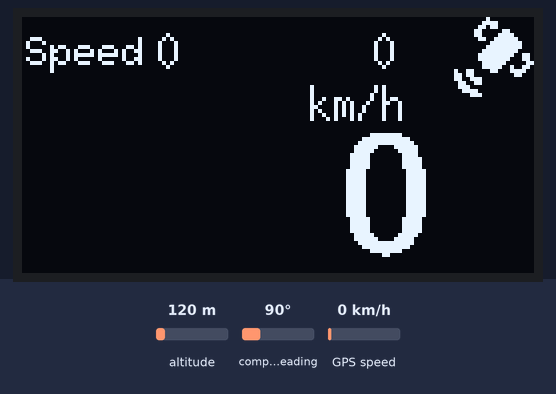
Bench run of a sketch on a simulated Arduino Uno, built with avr-gcc and run on an emulated ATmega328P. Shown: 128×64 one-colour display. The inputs (shaded band) are chosen by the test bench; at power-on: GPS speed 0 km/h, altitude 120 m, compass heading 90°. The GPS gets a fix after 3 s at 37.7749, -122.4194 with 8 satellites.

Above: at 2.8 s.
2.9 s: GPS speed set to 2 km/h
At 6.8 s:
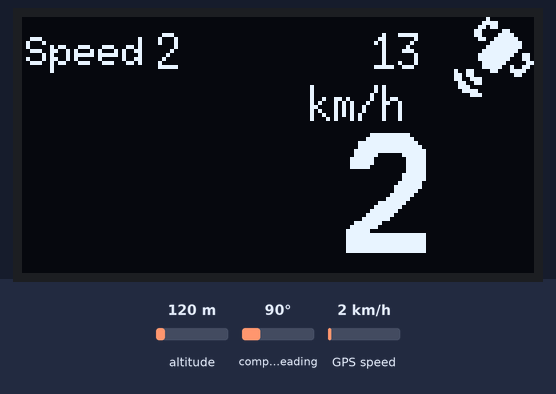
7.1 s: GPS speed set to 30 km/h
At 10.2 s:
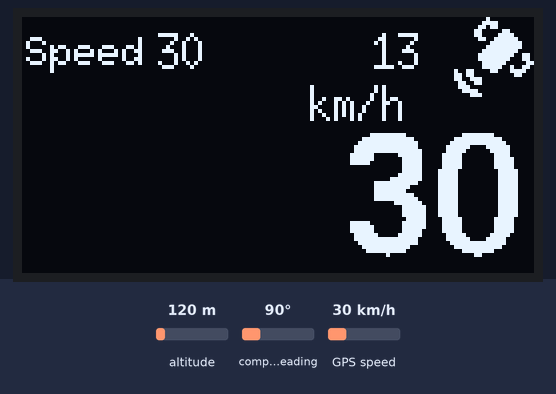
11.2 s: GPS speed set to 60 km/h
At 15.1 s:
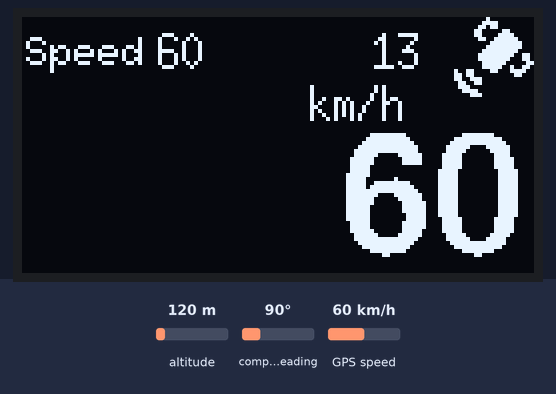
Timing chart, 0 to 16.6 s (numbered marks = the images above; inputs shaded):
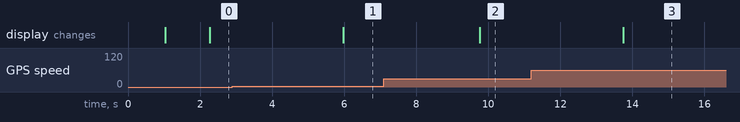

The sketch:

GPS_128x64.ino
```cpp
/* GPS Anzeige auf SSD1306 128x64 Display
GPS Neo-6 Modul wird benötigt
Erreichte Höchstgeschwindigkeit wird oben links angezeigt
Verbundene Satelliten oben rechts
WICHTIG: Zum flashen muß der 5V Anschluss vom GPS Modul getrennt werden */
// SDA = A4  SCL  = A5

#include <U8g2lib.h>
#include <SoftwareSerial.h>
#include <TinyGPS++.h>                        //GPS Library

int gndPin = 2;                               // Pin 2 als Masse
int vccPin = 3;                               // Pin 3 auf 5V

U8G2_SSD1306_128X64_NONAME_1_HW_I2C u8g2(U8G2_R0, U8X8_PIN_NONE);

#define u8g_logo_sat_width 20
#define u8g_logo_sat_height 20
int maxkmh = 0;

//satellite logo
const unsigned char u8g_logo_sat[] = {
  0x00, 0x01, 0x00, 0x80, 0x07, 0x00, 0xc0, 0x06, 0x00, 0x60, 0x30, 0x00,
  0x60, 0x78, 0x00, 0xc0, 0xfc, 0x00, 0x00, 0xfe, 0x01, 0x00, 0xff, 0x01,
  0x80, 0xff, 0x00, 0xc0, 0x7f, 0x06, 0xc0, 0x3f, 0x06, 0x80, 0x1f, 0x0c,
  0x80, 0x4f, 0x06, 0x19, 0xc6, 0x03, 0x1b, 0x80, 0x01, 0x73, 0x00, 0x00,
  0x66, 0x00, 0x00, 0x0e, 0x00, 0x00, 0x3c, 0x00, 0x00, 0x70, 0x00, 0x00
};

// The serial connection to the GPS device
static const int RXPin = 0, TXPin = 1;                    //RX auf TX, TX auf RX
// static const uint32_t GPSBaud = 9600;
SoftwareSerial ss(RXPin, TXPin);

//GPS initialisieren
TinyGPSPlus gps;
int num_sat, gps_speed;

void setup() {
  delay(1000);
  u8g2.begin();
  pinMode(vccPin, OUTPUT); digitalWrite(vccPin, HIGH);    // PIN auf 5V setzen
  pinMode(gndPin, OUTPUT); digitalWrite(gndPin, LOW);     // PIN auf Masse setzen
  ss.begin(9600);
}

void Get_GPS()
{
  num_sat = gps.satellites.value();
  if (gps.location.isValid() == 1) {
    gps_speed = gps.speed.kmph();
    if(gps_speed > maxkmh)
    {
      maxkmh = gps_speed;
    }
  }
smartDelay(1000);
  if (millis() > 5000 && gps.charsProcessed() < 10)
  {
  // Serial.println(F("No GPS detected: check wiring."));
  }
}

static void smartDelay(unsigned long ms)
{
  unsigned long start = millis();
  do
  {
    while (ss.available())
      gps.encode(ss.read());
  } while (millis() - start < ms);
}

void print_speed() {
  //rechts unten
  u8g2.setFont(u8g2_font_fub30_tr);
  if (gps_speed < 100) {
   u8g2.setCursor(80,60);
   u8g2.print(gps_speed , DEC);
   } else{
      u8g2.setCursor(61,60);
      u8g2.print(gps_speed , DEC);
  }

//Anzahl Topspeed, oben links
u8g2.setFont(u8g2_font_6x10_tf);
  u8g2.drawStr(1, 12, "Speed ");
  u8g2.setCursor(34,13);
  u8g2.setFont(u8g2_font_6x13_tr);
  u8g2.print(maxkmh);
//Anzahl der Satelliten, oben rechts
  u8g2.setCursor(88, 13);
  u8g2.print( num_sat, 5);
//Text km/h
  u8g2.drawStr(72, 26, "km/h");
//Sat Logo - oben rechts
  u8g2.drawXBM(108, 0, u8g_logo_sat_width, u8g_logo_sat_height, u8g_logo_sat);
}

void loop() {
  Get_GPS();                              //Get GPS data
  u8g2.firstPage();
  do {
    print_speed();
  } while ( u8g2.nextPage() );
}
```

Measured:
- after the input at 2.9 s, the display: changes after 3.1 s (image 1)
- after the input at 7.1 s, the display: changes after 2.7 s (image 2)
- after the input at 11.2 s, the display: changes after 2.5 s (image 3)
